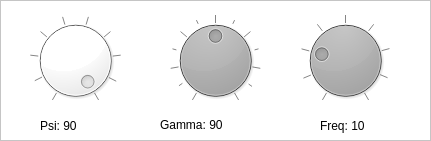
    <widget class="QFrame" name="frame_4">
     <property name="geometry">
      <rect>
       <x>10</x>
       <y>475</y>
       <width>431</width>
       <height>141</height>
      </rect>
     </property>
     <property name="styleSheet">
      <string notr="true"> color: rgb(0, 0, 0);
 background-color: rgb(255, 255, 255);
</string>
     </property>
     <property name="frameShape">
      <enum>QFrame::StyledPanel</enum>
     </property>
     <property name="frameShadow">
      <enum>QFrame::Raised</enum>
     </property>
     <widget class="QDial" name="magneticfrequencydial">
      <property name="geometry">
       <rect>
        <x>300</x>
        <y>10</y>
        <width>91</width>
        <height>101</height>
       </rect>
      </property>
      <property name="font">
       <font>
        <family>Arial</family>
        <pointsize>12</pointsize>
        <italic>false</italic>
        <bold>false</bold>
       </font>
      </property>
      <property name="styleSheet">
       <string notr="true">QDial {
    background-color: qconicalgradient(cx:0.5, cy:0.5, angle:90, stop:0 #1a5276, stop:0.3 #2980b9, stop:0.7 #3498db, stop:1 #1a5276);
    border: 2px solid #1a5276;
    padding: 5px;
}

QDial::handle {
    background-color: qconicalgradient(cx:0.5, cy:0.5, angle:90, stop:0 #f39c12, stop:0.3 #f1c40f, stop:0.7 #f39c12, stop:1 #f1c40f);
    border: 2px solid #e67e22;
    width: 20px;
    height: 20px;
    border-radius: 10px;
    margin: -5px;
}
</string>
      </property>
      <property name="maximum">
       <number>40</number>
      </property>
      <property name="singleStep">
       <number>1</number>
      </property>
      <property name="pageStep">
       <number>1</number>
      </property>
      <property name="value">
       <number>10</number>
      </property>
      <property name="orientation">
       <enum>Qt::Horizontal</enum>
      </property>
      <property name="wrapping">
       <bool>false</bool>
      </property>
      <property name="notchTarget">
       <double>10.000000000000000</double>
      </property>
      <property name="notchesVisible">
       <bool>true</bool>
      </property>
     </widget>
     <widget class="QDial" name="psidial">
      <property name="geometry">
       <rect>
        <x>30</x>
        <y>10</y>
        <width>91</width>
        <height>101</height>
       </rect>
      </property>
      <property name="styleSheet">
       <string notr="true">QDial
    {
        background-color:QLinearGradient( 
            x1: 0.177, y1: 0.004, x2: 0.831, y2: 0.911, 
            stop: 0 white, 
            stop: 0.061 white, 
            stop: 0.066 lightgray, 
            stop: 0.5 #242424, 
            stop: 0.505 #000000,
            stop: 0.827 #040404,
            stop: 0.966 #292929,
            stop: 0.983 #2e2e2e
        );
    }</string>
      </property>
      <property name="minimum">
       <number>1</number>
      </property>
      <property name="maximum">
       <number>90</number>
      </property>
      <property name="singleStep">
       <number>5</number>
      </property>
      <property name="value">
       <number>90</number>
      </property>
      <property name="notchTarget">
       <double>10.000000000000000</double>
      </property>
      <property name="notchesVisible">
       <bool>true</bool>
      </property>
     </widget>
     <widget class="QLabel" name="gammalabel">
      <property name="geometry">
       <rect>
        <x>160</x>
        <y>115</y>
        <width>141</width>
        <height>20</height>
       </rect>
      </property>
      <property name="text">
       <string>Gamma: 90</string>
      </property>
     </widget>
     <widget class="QLabel" name="rollingfrequencylabel">
      <property name="geometry">
       <rect>
        <x>320</x>
        <y>115</y>
        <width>101</width>
        <height>21</height>
       </rect>
      </property>
      <property name="text">
       <string>Freq: 10</string>
      </property>
     </widget>
     <widget class="QLabel" name="psilabel">
      <property name="geometry">
       <rect>
        <x>40</x>
        <y>115</y>
        <width>91</width>
        <height>21</height>
       </rect>
      </property>
      <property name="text">
       <string>Psi: 90</string>
      </property>
     </widget>
     <widget class="QDial" name="gammadial">
      <property name="geometry">
       <rect>
        <x>170</x>
        <y>10</y>
        <width>91</width>
        <height>101</height>
       </rect>
      </property>
      <property name="font">
       <font>
        <family>Arial</family>
        <pointsize>12</pointsize>
        <italic>false</italic>
        <bold>false</bold>
       </font>
      </property>
      <property name="styleSheet">
       <string notr="true">QDial {
    background-color: qconicalgradient(cx:0.5, cy:0.5, angle:90, stop:0 #1a5276, stop:0.3 #2980b9, stop:0.7 #3498db, stop:1 #1a5276);
    border: 2px solid #1a5276;
    padding: 5px;
}

QDial::handle {
    background-color: qconicalgradient(cx:0.5, cy:0.5, angle:90, stop:0 #f39c12, stop:0.3 #f1c40f, stop:0.7 #f39c12, stop:1 #f1c40f);
    border: 2px solid #e67e22;
    width: 20px;
    height: 20px;
    border-radius: 10px;
    margin: -5px;
}
</string>
      </property>
      <property name="maximum">
       <number>180</number>
      </property>
      <property name="singleStep">
       <number>5</number>
      </property>
      <property name="pageStep">
       <number>10</number>
      </property>
      <property name="value">
       <number>90</number>
      </property>
      <property name="orientation">
       <enum>Qt::Horizontal</enum>
      </property>
      <property name="wrapping">
       <bool>false</bool>
      </property>
      <property name="notchTarget">
       <double>10.000000000000000</double>
      </property>
      <property name="notchesVisible">
       <bool>true</bool>
      </property>
     </widget>
    </widget>
